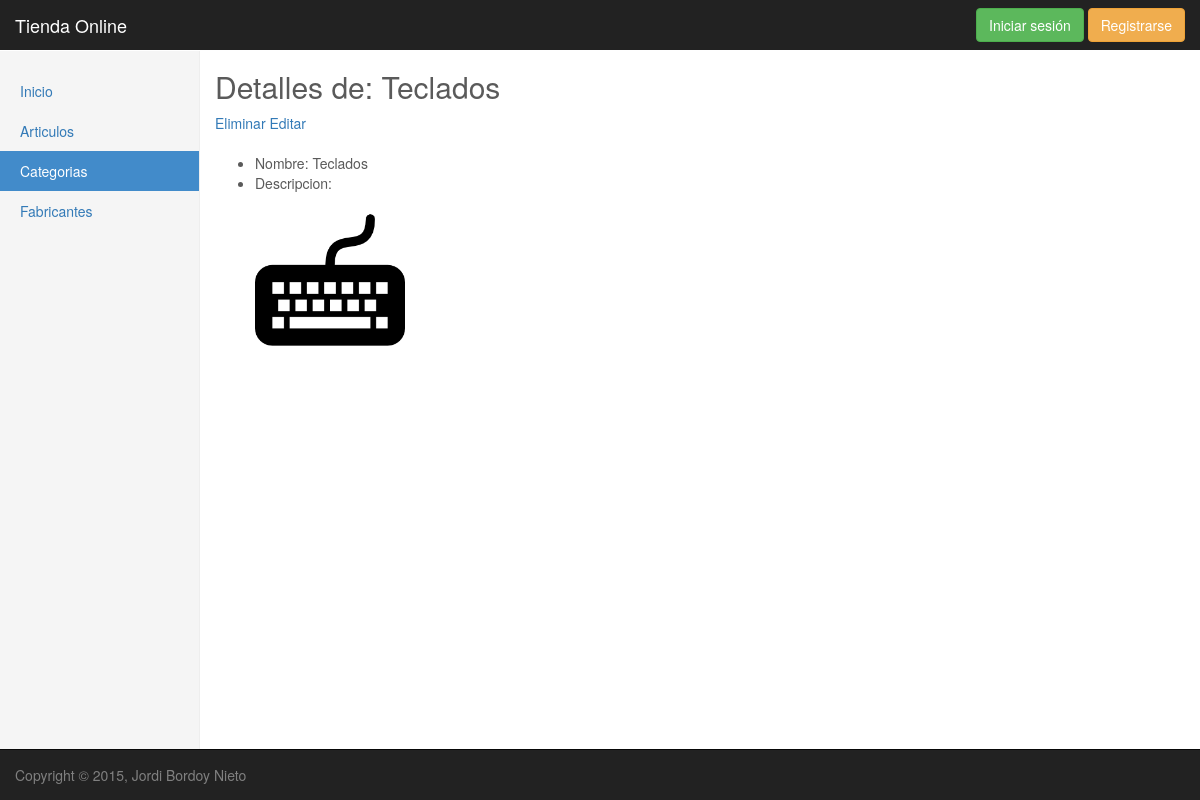
Page /articulos/detalleCategoria/2/ on the committed database.
### articulos/models.py (models this page shows, shortened)
class Categoria(models.Model):
	nombre = models.CharField(max_length=30, unique = True, default = '')
	imagen = models.ImageField(upload_to='categorias', verbose_name='Imagen', default = '')
	descripcion = models.TextField(blank = True, null = True)

### articulos/views.py (the view)
# urls.py: url(r'^detalleCategoria/(?P<pk>\d+)/$', CategoriaDetailView.as_view(), name='detalleCategoria'),
class CategoriaDetailView(DetailView):
	queryset = Categoria.objects.all()
	template_name = 'articulos/detalleCategoria.html'
	def get_object(self):
		context = super(CategoriaDetailView, self).get_object()
		return context

### articulos/templates/articulos/detalleCategoria.html (shortened to what this page needs)
<!DOCTYPE html>
{% extends "base.html" %}
{% load static %}
{% load staticfiles %}
{% block focoNavLeft %}
<li><a href="/">Inicio</a></li>
<li><a href="/articulos/listaArticulos/">Articulos</a></li>
<li class="active"><a href="/articulos/listaCategorias/">Categorias<span class="sr-only">(current)</span></a></li>
<li><a href="/articulos/listaFabricantes/">Fabricantes</a></li>
{% endblock %}
{% block content %}
<div class="col-md-8 col-md-offset-2">
    <h2>Detalles de: {{categoria.nombre}}</h2>
    {% if categoria %}
     <a href='/articulos/eliminarCategoria/{{categoria.id}}'>Eliminar</a>
     <a href='/articulos/editarCategoria/{{categoria.id}}'>Editar</a>
    <br>
    <br>
    <ul>
        <li>Nombre: {{categoria.nombre}}</li>
        <li>Descripcion: {{categoria.descripcion}}</li>
        <br>
        <img style="width: 150px; height:150px;" src='{{MEDIA_URL}}{{categoria.imagen}}' alt=""/><br>
    {% endif %}
</div>
{% endblock %}

### Tienda/static/css/jumbotron.css (style rules this page uses)
body { padding-top: 50px; padding-bottom: 20px; }

### Tienda/static/css/dashboard.css (style rules this page uses)
body { padding-top: 50px; }
.nav-sidebar > li > a { padding-right: 20px; padding-left: 20px; }
.nav-sidebar > .active > a, .nav-sidebar > .active > a:hover, .nav-sidebar > .active > a:focus { color: #fff; background-color: #428bca; }

### Tienda/static/css/carousel.css (style rules this page uses)
body { padding-bottom: 40px; color: #5a5a5a; }

### rows in the picture
Categoria: nombre "Teclados", imagen (picture)
